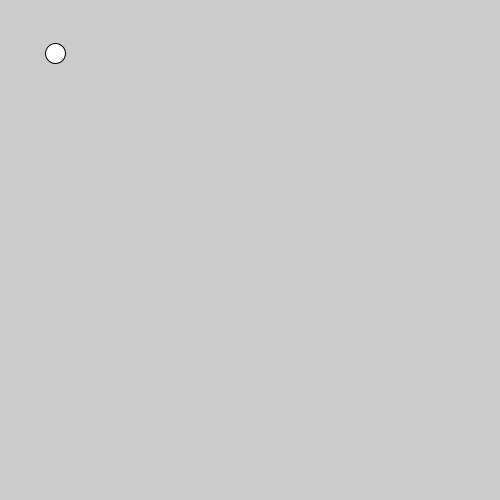
Frame 1 (no input)
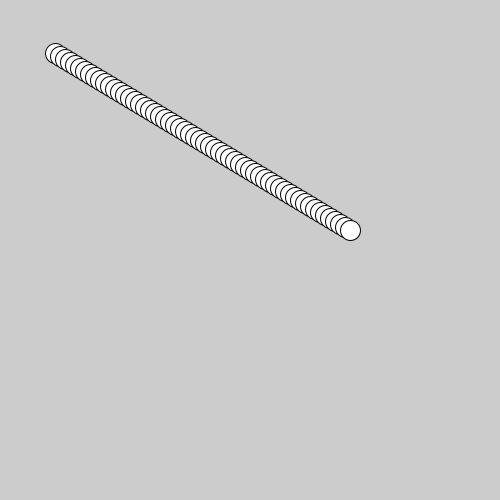
Frame 60 (the mouse pressed at the canvas centre just before this capture)
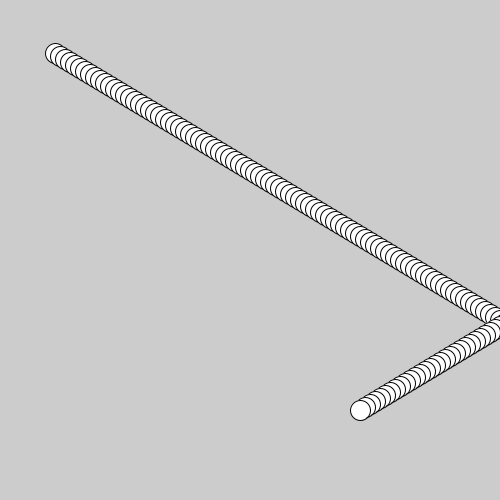
Frame 120 (the mouse held since frame 60 and released just before this capture)

The Processing sketch that drew these frames (run headless with seeded random() and noise(); from frame 60 on, the mouse is pressed at the canvas centre):

// Processing sketch: Pong_05_Ball_bounce
// ── Pong_05_Ball_bounce.pde
/*
HKB Massive Interfaces Basics
 Created by Michael Flueckiger
 
 */



float posX=50;
float posY=50;

//Geschwindigkeit besteht aus 2 Komponenten: 
float speedX=5;
float speedY=3;
// -> eigentlich ein Vektor
PVector speed=new PVector(5, 5);

// Funktionen: Wiederverwendbare Programmblöcke
void setup() { 
  size(500, 500);
}


// Funktionen: Drawloop. wird x-mal pro Sekunde wiederholt. 

void draw() {
  posX=posX+speedX;
  posY=posY+speedY;

  if (posX>width || posX<0)speedX=speedX*-1;
  if (posY>height || posY<0)speedY=speedY*-1;


  ellipse(posX, posY, 20, 20);
}
